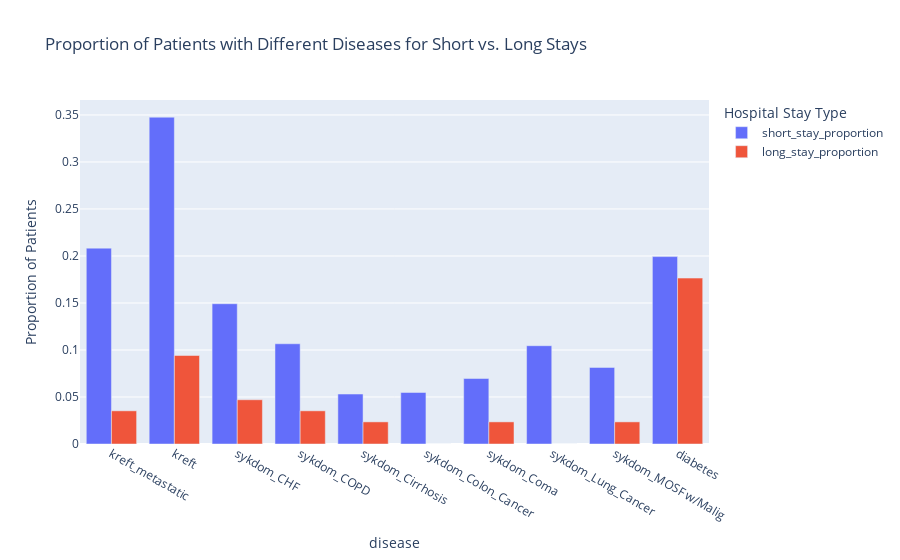

Notebook cell for this chart:
### Code cell
disease_columns = ['kreft_metastatic', 'kreft', 'sykdom_CHF', 'sykdom_COPD', 
                   'sykdom_Cirrhosis', 'sykdom_Colon_Cancer', 'sykdom_Coma',
                   'sykdom_Lung_Cancer', 'sykdom_MOSF w/Malig', 'diabetes']

short_disease_counts = short_stays[disease_columns].mean().reset_index()
short_disease_counts.columns = ['disease', 'short_stay_proportion']
long_disease_counts = long_stays[disease_columns].mean().reset_index()
long_disease_counts.columns = ['disease', 'long_stay_proportion']

disease_data = pd.merge(short_disease_counts, long_disease_counts, on='disease')
disease_data = disease_data.melt(id_vars='disease', value_vars=['short_stay_proportion', 'long_stay_proportion'], 
                                 var_name='stay_type', value_name='proportion')

fig = px.bar(disease_data, x='disease', y='proportion', color='stay_type', 
             barmode='group',
             title="Proportion of Patients with Different Diseases for Short vs. Long Stays",
             labels={'proportion': 'Proportion of Patients', 'stay_type': 'Hospital Stay Type'})
fig.show()

### Figure 1 — Plotly figure (JSON) as saved in the notebook; plotly's stock layout.template omitted (floating-point values rounded to 4 significant figures)
{"data": [{"alignmentgroup": "True", "hovertemplate": "Hospital Stay Type=short_stay_proportion<br>disease=%{x}<br>Proportion of Patients=%{y}<extra></extra>", "legendgroup": "short_stay_proportion", "marker": {"color": "#636efa", "pattern": {"shape": ""}}, "name": "short_stay_proportion", "offsetgroup": "short_stay_proportion", "orientation": "v", "showlegend": true, "textposition": "auto", "type": "bar", "x": ["kreft_metastatic", "kreft", "sykdom_CHF", "sykdom_COPD", "sykdom_Cirrhosis", "sykdom_Colon_Cancer", "sykdom_Coma", "sykdom_Lung_Cancer", "sykdom_MOSF w/Malig", "diabetes"], "xaxis": "x", "y": [0.2083, 0.3476, 0.1492, 0.1066, 0.05312, 0.0548, 0.06963, 0.1045, 0.08146, 0.1993], "yaxis": "y"}, {"alignmentgroup": "True", "hovertemplate": "Hospital Stay Type=long_stay_proportion<br>disease=%{x}<br>Proportion of Patients=%{y}<extra></extra>", "legendgroup": "long_stay_proportion", "marker": {"color": "#EF553B", "pattern": {"shape": ""}}, "name": "long_stay_proportion", "offsetgroup": "long_stay_proportion", "orientation": "v", "showlegend": true, "textposition": "auto", "type": "bar", "x": ["kreft_metastatic", "kreft", "sykdom_CHF", "sykdom_COPD", "sykdom_Cirrhosis", "sykdom_Colon_Cancer", "sykdom_Coma", "sykdom_Lung_Cancer", "sykdom_MOSF w/Malig", "diabetes"], "xaxis": "x", "y": [0.03529, 0.09412, 0.04706, 0.03529, 0.02353, 0, 0.02353, 0, 0.02353, 0.1765], "yaxis": "y"}], "layout": {"barmode": "group", "legend": {"title": {"text": "Hospital Stay Type"}, "tracegroupgap": 0}, "title": {"text": "Proportion of Patients with Different Diseases for Short vs. Long Stays"}, "xaxis": {"anchor": "y", "domain": [0, 1], "title": {"text": "disease"}}, "yaxis": {"anchor": "x", "domain": [0, 1], "title": {"text": "Proportion of Patients"}}}}
